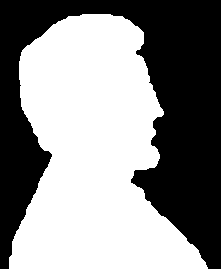
#> input picture DIP3E_Original_Images_CH09/Fig0914(a)(licoln from penny).tif, 221 x 269 px
$ python lab_6-6.py
#> lines starting #> are read from the running program, lines starting #| are printed output that depends on the picture; after the words box and inside, x2 and y2 are one past the last pixel; in counts of white or black regions, pixels touching at a corner belong together
# Boundary Extraction 𝛽(𝐴) = 𝐴 − (𝐴⊝𝐵) และ Gradient boundary
import cv2
from matplotlib import pyplot as plt

img = cv2.imread(
    './DIP3E_Original_Images_CH09/Fig0914(a)(licoln from penny).tif', 0)
#> img: shape (269, 221); 54.6% white; 1 black region, box (x1, y1, x2, y2) and area: (0, 0, 221, 269) 26994

kernal = cv2.getStructuringElement(cv2.MORPH_RECT, (5, 5))
dst_gradient = cv2.morphologyEx(img, cv2.MORPH_GRADIENT, kernal, iterations=1)
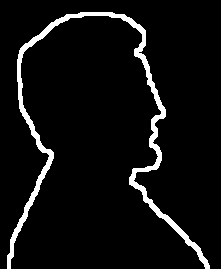
#> dst_gradient: shape (269, 221); 5.9% white; 1 white region, box (x1, y1, x2, y2) and area: (7, 12, 210, 269) 3532

dst_eros = cv2.morphologyEx(img, cv2.MORPH_ERODE, kernal, iterations=1)
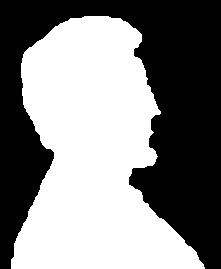
#> dst_eros: shape (269, 221); 51.6% white; 1 black region, box (x1, y1, x2, y2) and area: (0, 0, 221, 269) 28756

dst_extraction = cv2.subtract(img,dst_eros)
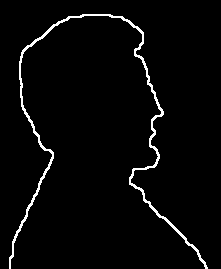
#> dst_extraction: shape (269, 221); 3% white in thin lines or dots, all inside (x1, y1, x2, y2) = (9, 14, 208, 269)

titles = ['Origin', 'Boundary Extraction', 'Gradient']
images = [img, dst_extraction, dst_gradient]
for i in range(len(images)):
    plt.subplot(1, 3, i+1)
    plt.imshow(images[i], 'gray')
    plt.title(titles[i])
    plt.xticks([]), plt.yticks([])
#> this loop made 3 passes

plt.show()
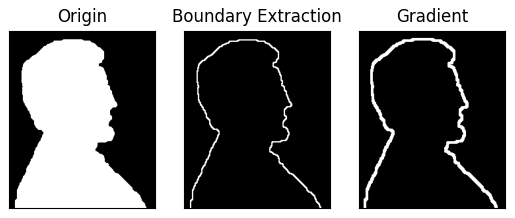
#> figure drawn by matplotlib, 3 panels
